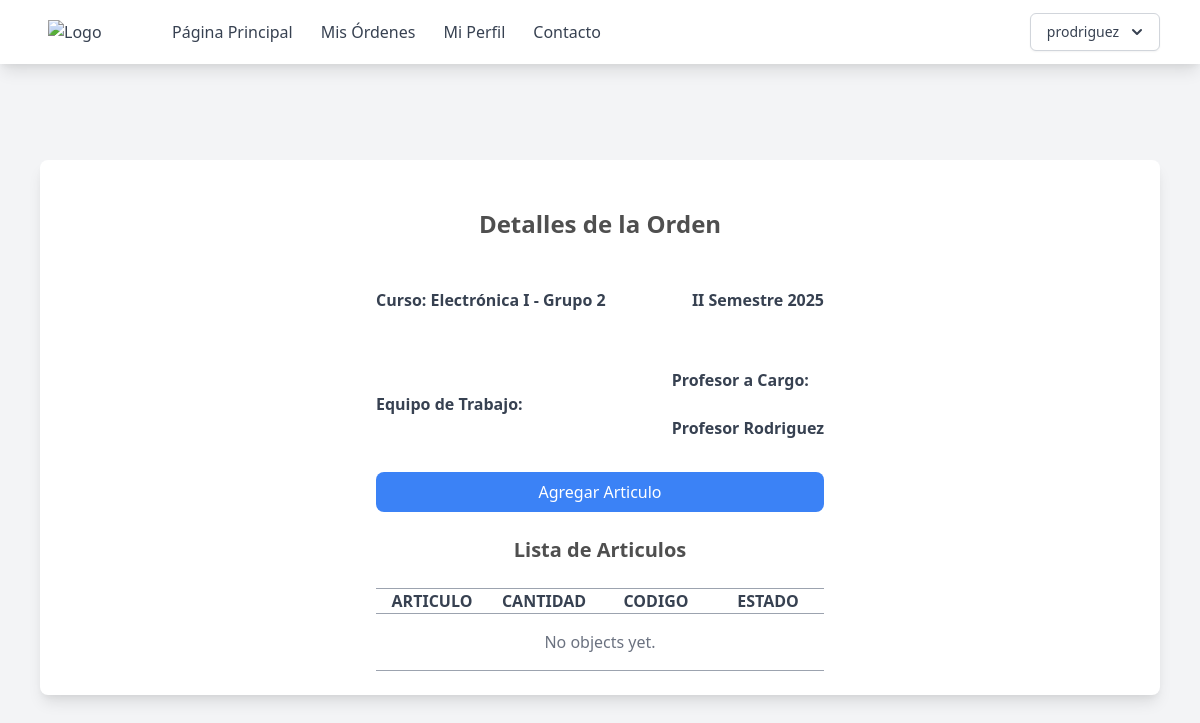
The app's page /orden/28 (signed in), older data.
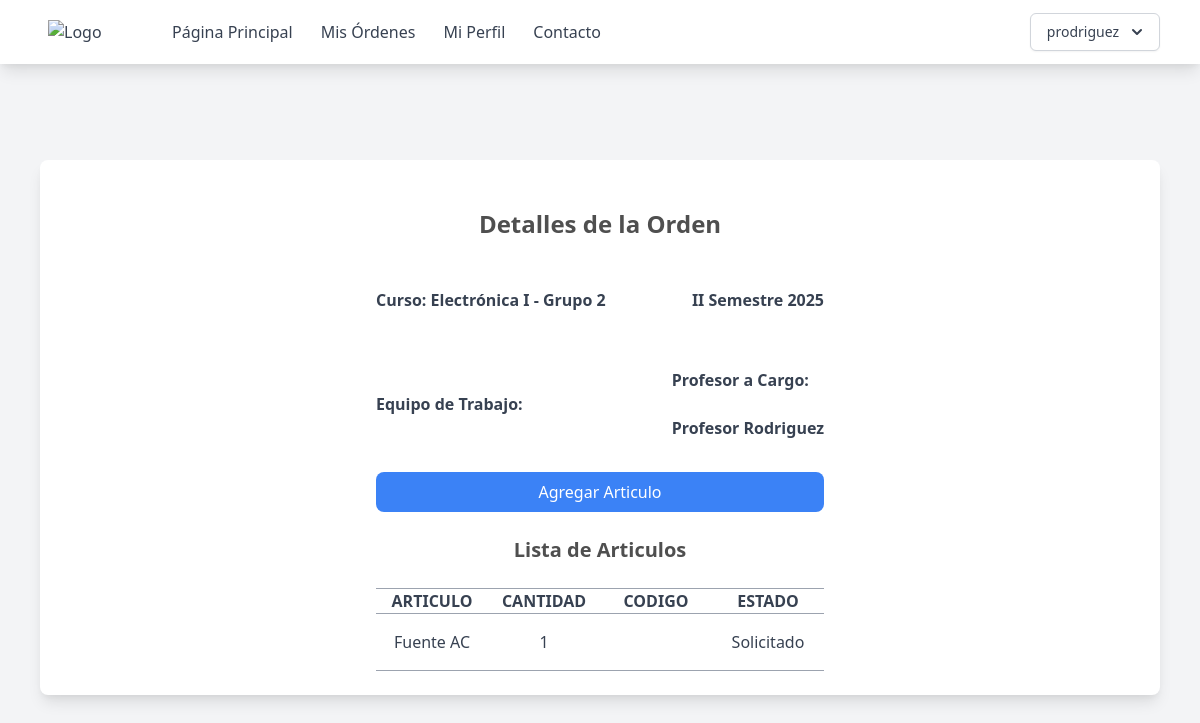
The same page, newer data.
### supply_room/models.py (models this page shows, shortened)
class ItemOrder(models.Model):
    status = models.CharField(
        max_length=20,
        choices=STATUS_CHOICES,
        default="Solicitado",
        verbose_name="Estado",
    )
    quantity = models.PositiveIntegerField(
        validators=[MinValueValidator(1)], verbose_name="Cantidad"
    )
    code = models.CharField(max_length=200, blank=True, verbose_name="Codigo")
    order = models.ForeignKey(Order, on_delete=models.RESTRICT, verbose_name="Orden")
    item = models.ForeignKey(Item, on_delete=models.RESTRICT, verbose_name="Articulo")

class Item(models.Model):
    name = models.CharField(max_length=200)

### supply_room/views.py (the view)
class OrderDetails(TeacherOrStudentRoleCheck, View):
    def get(self, request, *args, **kwargs):
        order = get_object_or_404(Order, pk=kwargs["pk"])
        items = ItemOrder.objects.filter(order=order)
        return render(
            request,
            "page/orden.html",
            {"order": order, "items": items},
        )

### supply_room/models.py (called while the page is built)
    @property
    def semester(self):
        return f"{self.term} Semestre {str(self.year)}"

### supply_room/utils.py (called while the page is built)
    def test_func(self):
        return (
            self.request.user.role == "teacher" or self.request.user.role == "student"
        )

### templates/page/orden.html (shortened to what this page needs)
{% extends "base.html" %} {% block content %}
<div class="max-w-6xl mx-auto px-4 py-8 mt-16">
    <div class="bg-white rounded-lg p-6 shadow-lg backdrop-blur-xl">
        <div class="max-w-md mx-auto space-y-6">
            <h2 class="text-2xl font-bold mb-6 text-center">Detalles de la Orden</h2>
            <div class="flex justify-between items-center  ">
                <div class="block text-gray-700 text-l font-bold mb-2 space-y-4 my-6">Curso: {{ order.group.class_id.name}} - Grupo {{ order.group.number}}</div>
                <div class="block text-gray-700 text-l font-bold mb-2 space-y-4 my-6">{{ order.group.semester}}</div>
            </div>
            <div class="flex justify-between items-center  ">
                <div>
                    <div class="block text-gray-700 text-l font-bold mb-2 space-y-4 my-6">Equipo de Trabajo:</div>
                </div>
                <div>
                     <div class="block text-gray-700 text-l font-bold mb-2 space-y-4 my-6">Profesor a Cargo:</div>
                     <div class="block text-gray-700 text-l font-bold mb-2 space-y-4 my-6">{{ order.group.professor.name}}</div>
                </div>
            </div>
            <a href="{% url 'orden-articulo' pk=order.id %}" class="mt-8 flex justify-center py-2 px-4 bg-blue-500 text-white rounded-lg hover:bg-blue-400 focus:outline-none focus:ring-2 focus:ring-blue-300">Agregar Articulo</a>
            <h3 class="text-xl font-bold mb-6 text-center">Lista de Articulos</h3>
             <ul class="divide-y divide-gray-400">
                 <div class="flex justify-between items-center">
                        <span class="text-gray-700 w-1/4 text-center font-bold">ARTICULO</span>
                        <span class="text-gray-700 w-1/4 text-center font-bold">CANTIDAD</span>
                        <span class="text-gray-700 w-1/4 text-center font-bold">CODIGO</span>
                        <span class="text-gray-700 w-1/4 text-center font-bold">ESTADO</span>
                 </div>
                {% for object in items %}
                <li class="py-4">
                    <div class="flex justify-between items-center">
                        <span class="text-gray-700 w-1/4 text-center">{{ object.item.name }}</span>
                        <span class="text-gray-700 w-1/4 text-center">{{ object.quantity }}</span>
                        <span class="text-gray-700 w-1/4 text-center">{{ object.status }}</span>
                    </div>
                </li>
                {% empty %}
                <li class="py-4 text-center text-gray-500">No objects yet.</li>
                {% endfor %}
                 <li></li>
            </ul>
        </div>
    </div>
</div>
{% endblock %}

Row changes from the older to the newer data that the page shows:
added ItemOrder: item.name "Fuente AC", quantity "1", status "Solicitado"
Text that changed along with them:
text no longer shown: "No objects yet."
